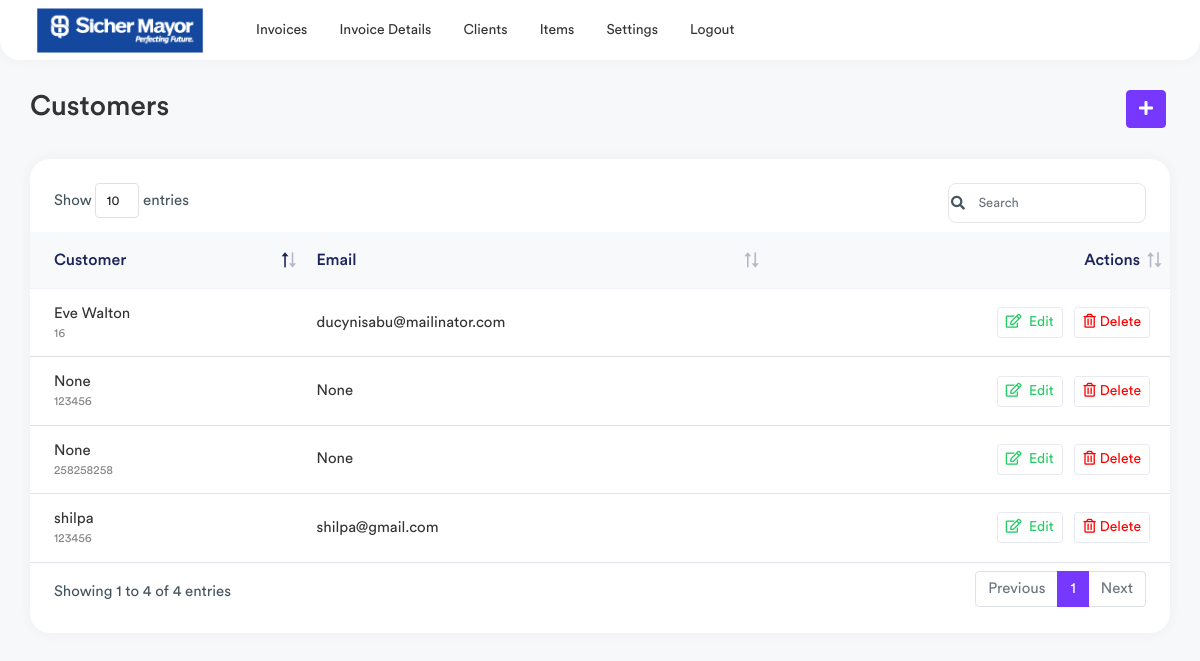
The page /clients (signed in) on the database as committed earlier.
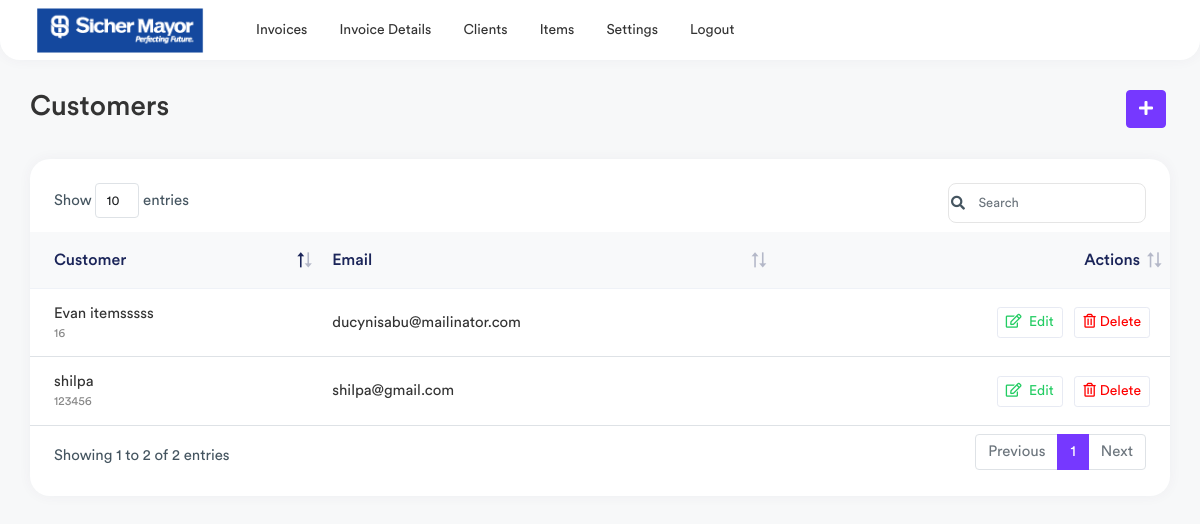
The same page on the database as committed later.
### invoice/models.py (models this page shows, shortened)
class Client(models.Model):
    name = models.CharField(max_length=200,null=True)
    email = models.CharField(max_length=200,null=True)
    address = models.CharField(max_length=500,null=True)
    city = models.CharField(max_length=500,null=True)
    country = models.CharField(max_length=50,null=True)
    zipcode = models.CharField(max_length=20,null=True)
    phone = models.CharField(max_length=20,unique=True,null=True)
    class Meta:
        verbose_name_plural = ("Client")

### invoice/views.py (the view)
# urls.py: path('clients',views.clients, name='clients'),
@login_required(login_url="/login-page/")
def clients(request):
    clients = Client.objects.all()
    context = {
        "clients":clients,
    }
    return render(request,'client-list.html',context)

### templates/client-list.html (shortened to what this page needs)
{% extends 'base.html' %}
{% load static %}
{% block content %}
<div class="page-wrapper">
    <div class="content container-fluid">
        <div class="page-header">
            <div class="row align-items-center">
                <div class="col">
                    <h3 class="page-title">Customers</h3>
                </div>
                <div class="col-auto">
                    <a href="{% url 'invoice:addClients' %}" class="btn btn-primary me-1">
                        <i class="fas fa-plus"></i>
                    </a>
                </div>
            </div>
        </div>
        <div class="row">
            <div class="col-sm-12">
                <div class="card card-table">
                    <div class="card-body">
                        <div class="table-responsive">
                            <table class="table table-center table-hover datatable">
                                <thead class="thead-light">
                                    <tr>
                                        <th>Customer</th>
                                        <th>Email</th>
                                        <th class="text-end">Actions</th>
                                    </tr>
                                </thead>
                                <tbody>
                                    {% for client in clients %}
                                    <tr>
                                        <td>
                                            <h2 class="table-avatar">
                                                <a href="profile.html">{{client.name}} <span>{{client.phone}}</span></a>
                                            </h2>
                                        </td>
                                        <td>{{client.email}}
                                        </td>
                                        <td class="text-end">
                                            <a href="{% url 'invoice:edit_customer' client.id %}"
                                                class="btn btn-sm btn-white text-success me-2"><i
                                                    class="far fa-edit me-1"></i> Edit</a>
                                            <a onclick="deleteClient({{client.id}})"
                                                class="btn btn-sm btn-white text-danger me-2"><i
                                                    class="far fa-trash-alt me-1"></i>Delete</a>
                                        </td>
                                    </tr>
                                    {% endfor %}
                                </tbody>
                            </table>
                        </div>
                    </div>
                </div>
            </div>
        </div>
    </div>
</div>
{% endblock %}

Rows that differ between the two databases and show on the page:
removed Client: name "None", phone "258258258", email "None"
removed Client: name "None", phone "123456", email "None"
changed Client "ducynisabu@mailinator.com": name "Eve Walton" → "Evan itemsssss"
Other text that changed with them:
text written by a page script: "Show entries Showing 1 to 4 of 4 entries Previous 1 Next" → "Show entries Showing 1 to 2 of 2 entries Previous 1 Next"
